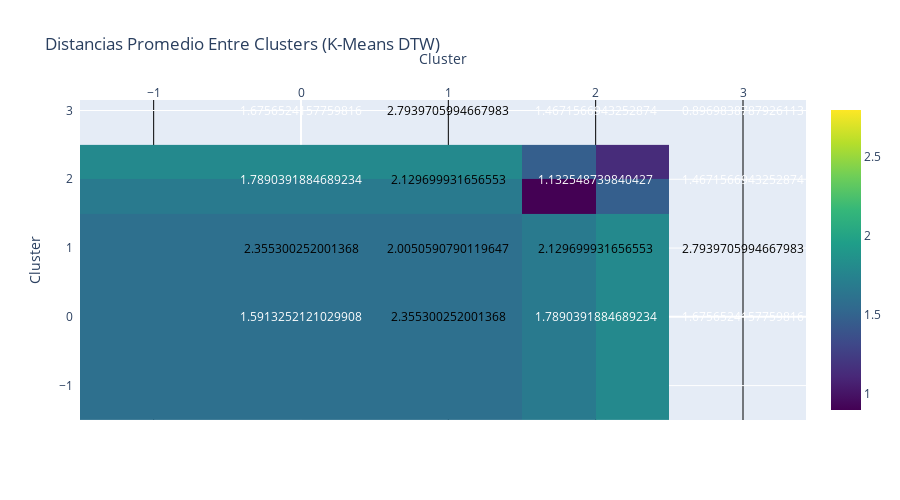

This figure's notebook cell:
### Markdown cell above
### 6.3 Distancias Inter-Cluster

### Code cell
# Calcular distancias promedio entre clusters (K-Means DTW)
print("="*80)
print("DISTANCIAS PROMEDIO ENTRE CLUSTERS (K-Means DTW)")
print("="*80)

dtw_clusters_list = clusters_dtw['cluster'].unique()
inter_cluster_distances = pd.DataFrame(
    index=dtw_clusters_list,
    columns=dtw_clusters_list
)

for cluster1 in dtw_clusters_list:
    countries1 = clusters_dtw[clusters_dtw['cluster'] == cluster1]['country_code'].tolist()
    
    for cluster2 in dtw_clusters_list:
        countries2 = clusters_dtw[clusters_dtw['cluster'] == cluster2]['country_code'].tolist()
        
        # Obtener todas las distancias entre países de cluster1 y cluster2
        mask1 = df_valid['country1'].isin(countries1) & df_valid['country2'].isin(countries2)
        mask2 = df_valid['country1'].isin(countries2) & df_valid['country2'].isin(countries1)
        
        distances = df_valid[mask1 | mask2]['dtw_distance']
        
        if len(distances) > 0:
            inter_cluster_distances.loc[cluster1, cluster2] = distances.mean()
        else:
            inter_cluster_distances.loc[cluster1, cluster2] = np.nan

print("\n📊 Matriz de Distancias Promedio:")
print(inter_cluster_distances.to_string())

# Visualizar como heatmap
import plotly.figure_factory as ff

fig = ff.create_annotated_heatmap(
    z=inter_cluster_distances.values.astype(float),
    x=list(inter_cluster_distances.columns),
    y=list(inter_cluster_distances.index),
    colorscale='Viridis',
    showscale=True
)

fig.update_layout(
    title='Distancias Promedio Entre Clusters (K-Means DTW)',
    xaxis_title='Cluster',
    yaxis_title='Cluster',
    height=500
)

fig.show()

### Figure 1 — Plotly figure (JSON) as saved in the notebook; plotly's stock layout.template omitted (floating-point values rounded to 4 significant figures)
{"data": [{"colorscale": [[0, "#440154"], [0.1111, "#482878"], [0.2222, "#3e4989"], [0.3333, "#31688e"], [0.4444, "#26828e"], [0.5556, "#1f9e89"], [0.6667, "#35b779"], [0.7778, "#6ece58"], [0.8889, "#b5de2b"], [1, "#fde725"]], "reversescale": false, "showscale": true, "type": "heatmap", "x": [2, 1, 3, 0], "y": [2, 1, 3, 0], "z": [[1.133, 2.13, 1.467, 1.789], [2.13, 2.005, 2.794, 2.355], [1.467, 2.794, 0.897, 1.676], [1.789, 2.355, 1.676, 1.591]]}], "layout": {"annotations": [{"font": {"color": "#FFFFFF"}, "showarrow": false, "text": "1.132548739840427", "x": 2, "xref": "x", "y": 2, "yref": "y"}, {"font": {"color": "#000000"}, "showarrow": false, "text": "2.129699931656553", "x": 1, "xref": "x", "y": 2, "yref": "y"}, {"font": {"color": "#FFFFFF"}, "showarrow": false, "text": "1.4671566943252874", "x": 3, "xref": "x", "y": 2, "yref": "y"}, {"font": {"color": "#FFFFFF"}, "showarrow": false, "text": "1.7890391884689234", "x": 0, "xref": "x", "y": 2, "yref": "y"}, {"font": {"color": "#000000"}, "showarrow": false, "text": "2.129699931656553", "x": 2, "xref": "x", "y": 1, "yref": "y"}, {"font": {"color": "#000000"}, "showarrow": false, "text": "2.0050590790119647", "x": 1, "xref": "x", "y": 1, "yref": "y"}, {"font": {"color": "#000000"}, "showarrow": false, "text": "2.7939705994667983", "x": 3, "xref": "x", "y": 1, "yref": "y"}, {"font": {"color": "#000000"}, "showarrow": false, "text": "2.355300252001368", "x": 0, "xref": "x", "y": 1, "yref": "y"}, {"font": {"color": "#FFFFFF"}, "showarrow": false, "text": "1.4671566943252874", "x": 2, "xref": "x", "y": 3, "yref": "y"}, {"font": {"color": "#000000"}, "showarrow": false, "text": "2.7939705994667983", "x": 1, "xref": "x", "y": 3, "yref": "y"}, {"font": {"color": "#FFFFFF"}, "showarrow": false, "text": "0.8969838787926113", "x": 3, "xref": "x", "y": 3, "yref": "y"}, {"font": {"color": "#FFFFFF"}, "showarrow": false, "text": "1.6756524157759816", "x": 0, "xref": "x", "y": 3, "yref": "y"}, {"font": {"color": "#FFFFFF"}, "showarrow": false, "text": "1.7890391884689234", "x": 2, "xref": "x", "y": 0, "yref": "y"}, {"font": {"color": "#000000"}, "showarrow": false, "text": "2.355300252001368", "x": 1, "xref": "x", "y": 0, "yref": "y"}, {"font": {"color": "#FFFFFF"}, "showarrow": false, "text": "1.6756524157759816", "x": 3, "xref": "x", "y": 0, "yref": "y"}, {"font": {"color": "#FFFFFF"}, "showarrow": false, "text": "1.5913252121029908", "x": 0, "xref": "x", "y": 0, "yref": "y"}], "height": 500, "title": {"text": "Distancias Promedio Entre Clusters (K-Means DTW)"}, "xaxis": {"dtick": 1, "gridcolor": "rgb(0, 0, 0)", "side": "top", "ticks": "", "title": {"text": "Cluster"}}, "yaxis": {"dtick": 1, "ticks": "", "ticksuffix": "  ", "title": {"text": "Cluster"}}}}
